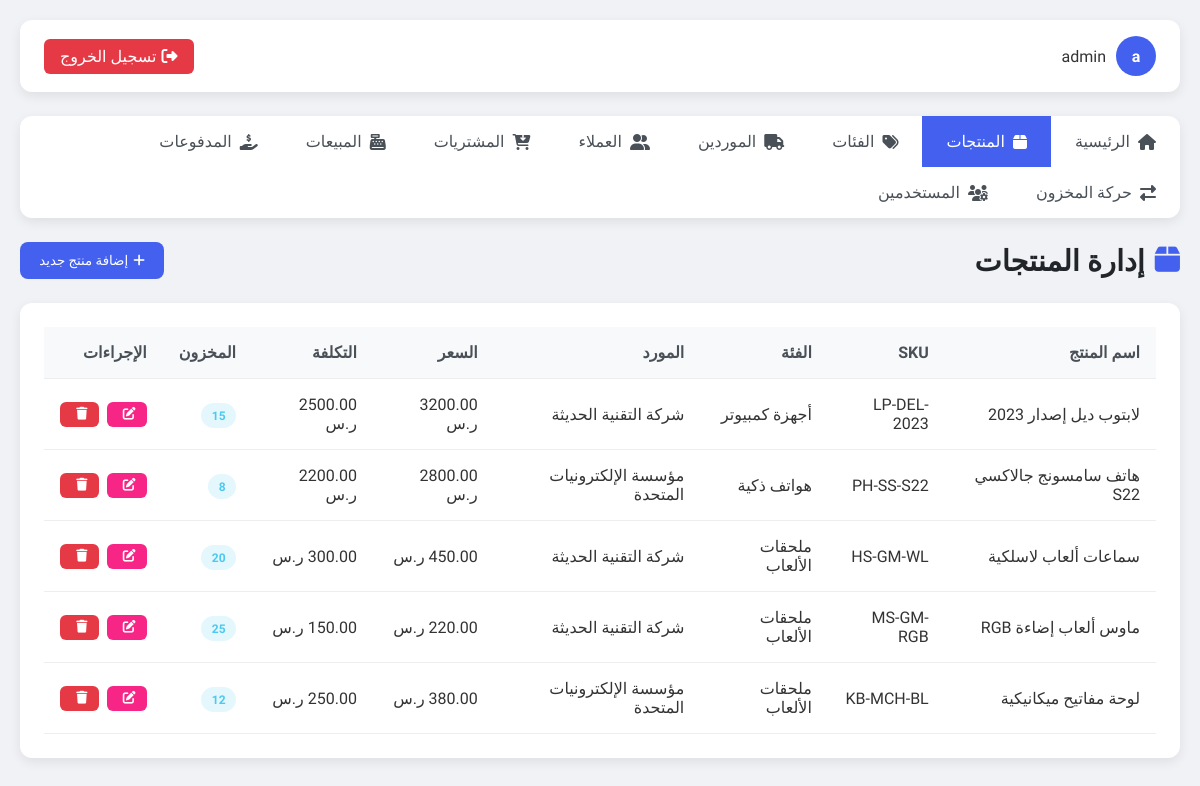
The page /products.php (signed in) on the database its author committed.
### tables this page shows
CREATE TABLE IF NOT EXISTS products (
    id INT AUTO_INCREMENT PRIMARY KEY,
    name VARCHAR(255) NOT NULL,
    sku VARCHAR(100) NOT NULL UNIQUE,
    description TEXT,
    price DECIMAL(10, 2) NOT NULL,
    cost DECIMAL(10, 2) NOT NULL,
    stock_quantity INT NOT NULL DEFAULT 0,
    min_stock_level INT NOT NULL DEFAULT 5,
    category_id INT NULL,
    supplier_id INT NULL,
    created_at TIMESTAMP DEFAULT CURRENT_TIMESTAMP,
    updated_at TIMESTAMP DEFAULT CURRENT_TIMESTAMP ON UPDATE CURRENT_TIMESTAMP,
    CONSTRAINT fk_products_category FOREIGN KEY (category_id) REFERENCES categories(id) ON DELETE SET NULL,
    CONSTRAINT fk_products_supplier FOREIGN KEY (supplier_id) REFERENCES suppliers(id) ON DELETE SET NULL
);

CREATE TABLE IF NOT EXISTS categories (
    id INT AUTO_INCREMENT PRIMARY KEY,
    name VARCHAR(150) NOT NULL UNIQUE,
    description TEXT,
    created_at TIMESTAMP DEFAULT CURRENT_TIMESTAMP
);

CREATE TABLE IF NOT EXISTS suppliers (
    id INT AUTO_INCREMENT PRIMARY KEY,
    name VARCHAR(150) NOT NULL,
    contact_person VARCHAR(150),
    phone VARCHAR(30),
    email VARCHAR(150),
    address VARCHAR(255),
    created_at TIMESTAMP DEFAULT CURRENT_TIMESTAMP
);

### products.php (the view, shortened to what this page needs)
<?php
include "config.php";
$sql = "SELECT p.*, c.name AS category_name, s.name AS supplier_name
        FROM products p
        LEFT JOIN categories c ON p.category_id = c.id
        LEFT JOIN suppliers s ON p.supplier_id = s.id
        ORDER BY p.created_at DESC";
$result = mysqli_query($conn, $sql);
$products = mysqli_fetch_all($result, MYSQLI_ASSOC);
?>
<!DOCTYPE html>
<html lang="ar" dir="rtl">
<head>
    <link rel="stylesheet" href="https://cdnjs.cloudflare.com/ajax/libs/font-awesome/6.4.0/css/all.min.css">
</head>
<body>
    <div class="container">
        <div class="topbar">
            <div class="user-info">
                <div class="avatar"><?php echo substr($_SESSION["username"], 0, 1); ?></div>
                <span><?php echo $_SESSION["username"]; ?></span>
            </div>
            <a href="logout.php" class="logout-btn"><i class="fas fa-sign-out-alt"></i> تسجيل الخروج</a>
        </div>
                <div class="nav">
            <a href="index.php"><i class="fas fa-home"></i> الرئيسية</a>
            <a href="products.php" class="active"><i class="fas fa-box"></i> المنتجات</a>
            <a href="categories.php"><i class="fas fa-tags"></i> الفئات</a>
            <a href="suppliers.php"><i class="fas fa-truck"></i> الموردين</a>
            <a href="customers.php"><i class="fas fa-user-friends"></i> العملاء</a>
            <a href="purchases.php"><i class="fas fa-cart-arrow-down"></i> المشتريات</a>
            <a href="sales.php"><i class="fas fa-cash-register"></i> المبيعات</a>
            <a href="payments.php"><i class="fas fa-hand-holding-usd"></i> المدفوعات</a>
            <a href="stock_movements.php"><i class="fas fa-exchange-alt"></i> حركة المخزون</a>
            <?php if($_SESSION['role'] === 'admin'): ?>
            <a href="users.php"><i class="fas fa-users-cog"></i> المستخدمين</a>
            <?php endif; ?>
        </div>
        <div class="page-header">
            <h1 class="page-title"><i class="fas fa-box"></i> إدارة المنتجات</h1>
            <button onclick="showAddForm()" class="btn btn-primary"><i class="fas fa-plus"></i> إضافة منتج جديد</button>
        </div>
        <div class="table-container">
            <table>
                <thead>
                    <tr>
                        <th>اسم المنتج</th>
                        <th>SKU</th>
                        <th>الفئة</th>
                        <th>المورد</th>
                        <th>السعر</th>
                        <th>التكلفة</th>
                        <th>المخزون</th>
                        <th>الإجراءات</th>
                    </tr>
                </thead>
                <tbody>
                    <?php if(count($products) > 0): ?>
                        <?php foreach($products as $product): ?>
                            <?php
                            $stock_class = $product['stock_quantity'] <= $product['min_stock_level'] ? 'badge-warning' : 'badge-success';
                            ?>
                            <tr>
                                <td><?php echo $product['name']; ?></td>
                                <td><?php echo $product['sku']; ?></td>
                                <td><?php echo $product['category_name'] ? $product['category_name'] : '—'; ?></td>
                                <td><?php echo $product['supplier_name'] ? $product['supplier_name'] : '—'; ?></td>
                                <td><?php echo $product['price']; ?> ر.س</td>
                                <td><?php echo $product['cost']; ?> ر.س</td>
                                <td><span class="badge <?php echo $stock_class; ?>"><?php echo $product['stock_quantity']; ?></span></td>
                                <td>
                                    <div class="action-buttons">
                                        <a href="edit_product.php?id=<?php echo $product['id']; ?>" class="btn btn-warning btn-sm"><i class="fas fa-edit"></i></a>
                                        <a href="products.php?delete_id=<?php echo $product['id']; ?>" class="btn btn-danger btn-sm" onclick="return confirm('هل أنت متأكد من حذف هذا المنتج؟')"><i class="fas fa-trash"></i></a>
                                    </div>
                                </td>
                            </tr>
                        <?php endforeach; ?>
                    <?php else: ?>
                        <tr>
                            <td colspan="8" style="text-align: center;">لا توجد منتجات مسجلة</td>
                        </tr>
                    <?php endif; ?>
                </tbody>
            </table>
        </div>
    </div>
</body>
</html>

### products.php (style rules this page uses)
:root { --primary: #4361ee; --secondary: #3f37c9; --success: #4cc9f0; --info: #4895ef; --warning: #f72585; --danger: #e63946; --light: #f8f9fa; --dark: #212529; --background: #f0f2f5; --card-shadow: 0 4px 12px rgba(0, 0, 0, 0.08); }
* { margin: 0; padding: 0; box-sizing: border-box; font-family: 'Tajawal', sans-serif; }
body { background-color: var(--background); color: #333; min-height: 100vh; }
.container { max-width: 1200px; margin: 0 auto; padding: 20px; }
.topbar { background-color: white; border-radius: 12px; padding: 1rem 1.5rem; margin-bottom: 1.5rem; display: flex; justify-content: space-between; align-items: center; box-shadow: var(--card-shadow); }
.user-info { display: flex; align-items: center; }
.user-info .avatar { width: 40px; height: 40px; background-color: var(--primary); border-radius: 50%; display: flex; align-items: center; justify-content: center; color: white; margin-left: 10px; font-weight: bold; }
.logout-btn { background-color: var(--danger); color: white; padding: 0.5rem 1rem; border-radius: 6px; text-decoration: none; display: flex; align-items: center; transition: all 0.3s; }
.logout-btn i { margin-left: 5px; }
.nav { display: flex; flex-wrap: wrap; background: white; border-radius: 12px; margin-bottom: 1.5rem; box-shadow: var(--card-shadow); }
.nav a { padding: 1rem 1.5rem; text-decoration: none; color: #495057; font-weight: 500; transition: all 0.3s; display: flex; align-items: center; }
.nav a:hover, .nav a.active { background-color: var(--primary); color: white; }
.nav a i { margin-left: 8px; }
.page-header { display: flex; justify-content: space-between; align-items: center; margin-bottom: 1.5rem; }
.page-title { font-size: 1.8rem; color: var(--dark); display: flex; align-items: center; }
.page-title i { margin-left: 10px; color: var(--primary); }
.btn { padding: 0.7rem 1.2rem; border-radius: 8px; text-decoration: none; display: inline-flex; align-items: center; transition: all 0.3s; font-weight: 500; border: none; cursor: pointer; }
.btn-primary { background-color: var(--primary); color: white; }
.btn i { margin-left: 5px; }
.table-container { background-color: white; border-radius: 12px; padding: 1.5rem; box-shadow: var(--card-shadow); margin-bottom: 1.5rem; overflow-x: auto; }
table { width: 100%; border-collapse: collapse; }
th, td { padding: 1rem; text-align: right; border-bottom: 1px solid #eee; }
th { font-weight: 600; color: #495057; background-color: #f8f9fa; }
.badge { padding: 0.35rem 0.65rem; border-radius: 50rem; font-size: 0.75rem; font-weight: 700; }
.badge-success { background-color: rgba(76, 201, 240, 0.15); color: #4cc9f0; }
.action-buttons { display: flex; gap: 0.5rem; }
.btn-sm { padding: 0.4rem 0.7rem; font-size: 0.8rem; border-radius: 6px; }
.btn-warning { background-color: var(--warning); color: white; }
.btn-danger { background-color: var(--danger); color: white; }

### rows shown on the page
products: name "لابتوب ديل إصدار 2023", sku "LP-DEL-2023", category.name "أجهزة كمبيوتر", supplier.name "شركة التقنية الحديثة", price "3200.00", cost "2500.00", stock_quantity "15"
products: name "هاتف سامسونج جالاكسي S22", sku "PH-SS-S22", category.name "هواتف ذكية", supplier.name "مؤسسة الإلكترونيات المتحدة", price "2800.00", cost "2200.00", stock_quantity "8"
products: name "سماعات ألعاب لاسلكية", sku "HS-GM-WL", category.name "ملحقات الألعاب", supplier.name "شركة التقنية الحديثة", stock_quantity "20"
products: name "ماوس ألعاب إضاءة RGB", sku "MS-GM-RGB", category.name "ملحقات الألعاب", supplier.name "شركة التقنية الحديثة", stock_quantity "25"
products: name "لوحة مفاتيح ميكانيكية", sku "KB-MCH-BL", category.name "ملحقات الألعاب", supplier.name "مؤسسة الإلكترونيات المتحدة", stock_quantity "12"

### other values the page prints
substr($_SESSION["username"], 0, 1) "a"
$_SESSION["username"] "admin"
